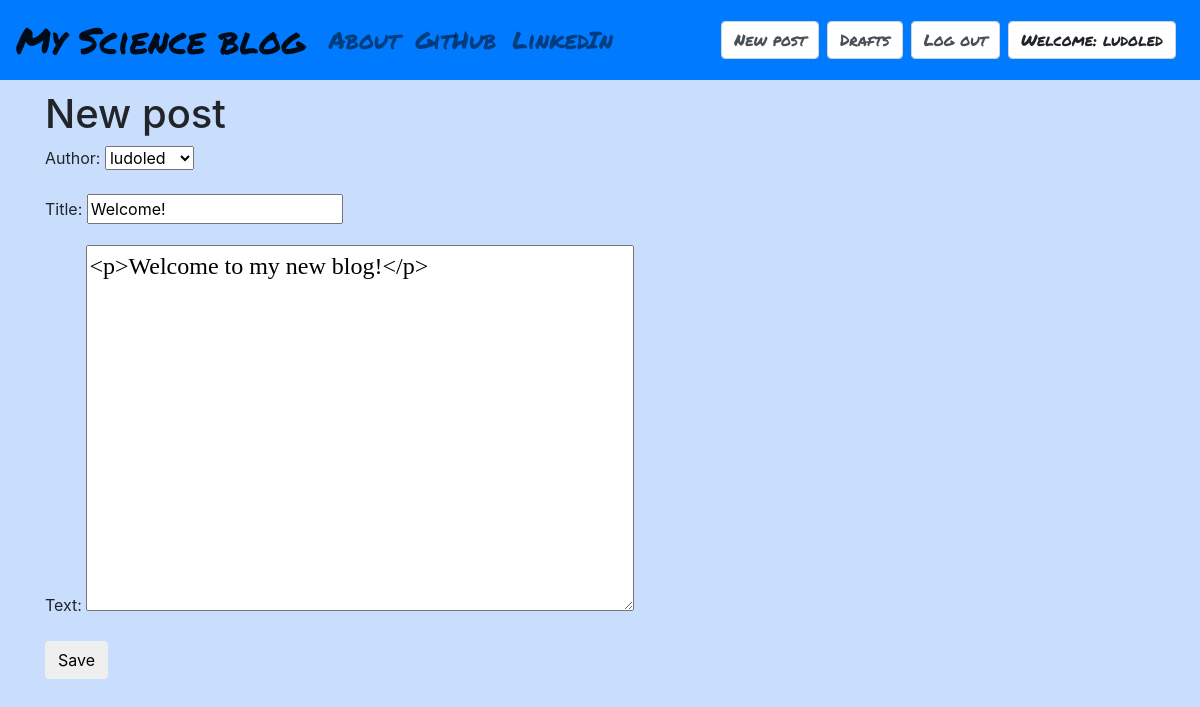
The app's page /post/5/edit/ (signed in) with its own data.
### my_blog/models.py (models this page shows, shortened)
class Post(models.Model):
    author = models.ForeignKey('auth.User')
    title = models.CharField(max_length = 200)
    text = models.TextField()
    created_date = models.DateTimeField(default = timezone.now)
    published_date = models.DateTimeField(blank = True, null = True)

### my_blog/views.py (the view)
# urls.py: url(r'^post/(?P<pk>\d+)/edit/$', views.PostUpdateView.as_view(), name = 'post_edit'),
class PostUpdateView(LoginRequiredMixin, UpdateView):
    login_url = '/login/'
    redirect_field_name = 'my_blog/post_detail.html'
    form_class = PostForm
    model = Post

### my_blog/forms.py
class PostForm(forms.ModelForm):
    class Meta():
        model = Post
        fields = ('author', 'title', 'text')
        widgets = {
            'title':forms.TextInput(attrs = {'class':'textinputclass'}),
            'text':forms.Textarea(attrs = {'class':'editable medium-editor-textarea postcontent'}),
        }

### my_blog/templates/my_blog/post_form.html (shortened to what this page needs)
{% extends "my_blog/base.html" %}
{% block content %}
  <h1>New post</h1>
  <form class="post-form" method="POST">
    {{form.as_p}}
    <button type="submit" class="save btn btn-default">Save</button>
  </form>
{% endblock %}

### my_blog/templates/my_blog/base.html (shortened to what this page needs)
<!DOCTYPE html>
{% load staticfiles %}
<html>
  <head>
    <link rel="stylesheet" href="https://maxcdn.bootstrapcdn.com/bootstrap/4.0.0-beta.2/css/bootstrap.min.css">
    <link href="https://maxcdn.bootstrapcdn.com/font-awesome/4.7.0/css/font-awesome.min.css" rel="stylesheet">
    <link rel="stylesheet" href="//cdn.jsdelivr.net/npm/medium-editor@latest/dist/css/medium-editor.min.css" type="text/css" media="screen" charset="utf-8">
    <link rel="stylesheet" href="{% static 'css/blog.css' %}">
  </head>
  <body class="loader">
    <nav class="navbar navbar-expand-lg navbar-light techfont bg-primary">
      <a class="navbar-brand bigbrand" href="{% url 'post_list' %}">My Science blog</a>
      <div class="collapse navbar-collapse" id="navbarTogglerDemo02">
        <ul class="navbar-nav mr-auto mt-2 mt-lg-0">
          <li class="nav-item"><a class="nav-link" href="{% url 'about' %}">About</a></li>
          <li class="nav-item"><a class="nav-link" href="https://www.github.com">GitHub</a></li>
          <li class="nav-item"><a class="nav-link" href="https://www.linkedin.com">LinkedIn</a></li>
        </ul>
        <form class="form-inline my-2 my-lg-0">
          {% if user.is_authenticated %}
            <a class="form-control mr-sm-2" href="{% url 'post_new' %}">New post</a>
            <a class="form-control mr-sm-2" href="{% url 'post_draft_list' %}">Drafts</a>
            <a class="form-control mr-sm-2" href="{% url 'logout' %}">Log out</a>
            <a class="form-control mr-sm-2">Welcome: {{user.username}}</a>
            {% else %}
            <a class="form-control mr-sm-2" href="{% url 'login' %}"><span class="fa fa-user"></span></a>
          {% endif %}
        </form>
      </div>
    </nav>
    <div class="content container">
      <div class="row">
        <div class="col-md-8">
          <div class="blog_posts">
            {% block content %}
            {% endblock %}
          </div>
        </div>
      </div>
    </div>
  </body>
</html>

### my_blog/static/css/blog.css (style rules this page uses)
.techfont { font-family: 'Permanent Marker', sans-serif; font-size: 1.5em; margin-bottom: 10px; }
.bigbrand { font-size: 1.5em; }
.postcontent { font-family: 'Arvo'; font-size: 1.5em; }
.loader { background-color: #c9defc; filter:hue-rotate(0deg); color:linear-gradient(45deg,#0f8,#08f); animation:hue 10000ms infinite linear; }

### records on screen
Post: author "ludoled", title "Welcome!", text "<p>Welcome to my new blog!</p>"

### other values on screen
{{ user.username }} "ludoled"
